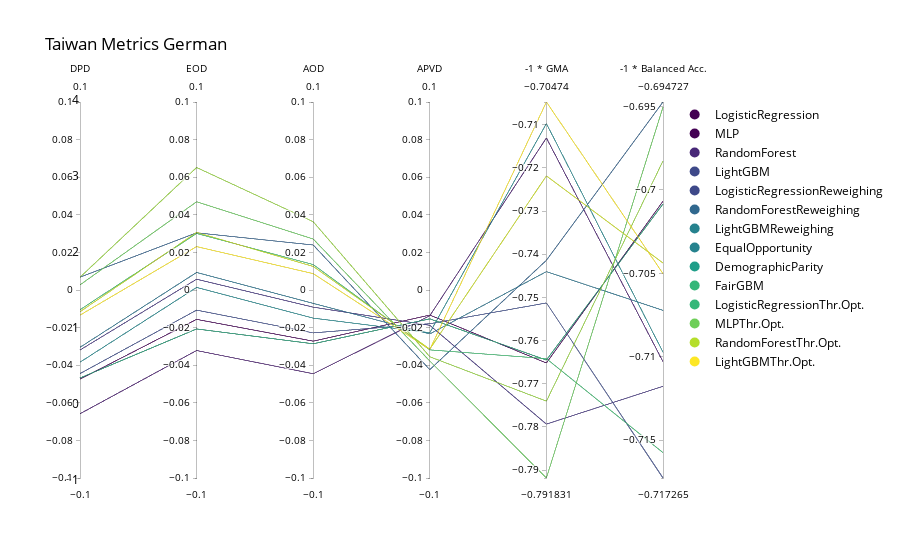

Write notebook code for a chart like this one.
### Code cell
# Mapping each model to a unique color
color_mapping = {model: idx for idx, model in enumerate(df_metrics_results_["index"].unique())}

# Adjust fairness metrics to be "the higher the better" and scale them to be between 0 and 100
#for col in ['DPD', 'EOD', 'AOD', 'APVD']:
#    df_metrics_results_[col] = (1 - np.abs(df_metrics_results_[col])) * 100

# Scale the performance metrics to be between 0 and 100
#df_metrics_results_['GMA'] *= 100
#df_latest_adjusted['balanced_accuracy'] *= 100

# Generate the required number of colors from the Viridis colorscale
num_colors = len(color_mapping)
#colors = px.colors.qualitative.Dark2
colors = px.colors.sequential.Viridis
manual_colors = [colors[i * (len(colors) - 1) // (num_colors - 1)] for i in range(num_colors)]                                                              
# Create the Advanced Parallel Coordinates Plot with adjusted data
fig = go.Figure(data=
    go.Parcoords(
        line=dict(color=df_metrics_results_['index'].map(color_mapping), showscale=False),
        dimensions=[
            dict(label='DPD', values=df_metrics_results_['DPD'], range=[-0.1, 0.1]),
            dict(label='EOD', values=df_metrics_results_['EOD'], range=[-0.1, 0.1]),
            dict(label='AOD', values=df_metrics_results_['AOD'], range=[-0.1, 0.1]),
            dict(label='APVD', values=df_metrics_results_['APVD'], range=[-0.1, 0.1]),
            dict(label='-1 * GMA', values= -df_metrics_results_['GMA']),#, range=[0, 100]),
            dict(label='-1 * Balanced Acc.', values= - df_metrics_results_['balanced_accuracy'])#, range=[65, 100])
        ]
    )
)

# Add models to the legend using the dummy scatter plot approach and specified manual colors
for idx, (model, color) in enumerate(color_mapping.items()):
    fig.add_trace(
        go.Scatter(x=[None], y=[None],
                   mode='markers',
                   marker=dict(size=10, color=manual_colors[idx]),
                   name=model,
                   showlegend=True)
    )

# remove grid from plot
fig.update_layout(
    plot_bgcolor='white',
    paper_bgcolor='white',
    font_color='black'
)

# remove xticks from plot
fig.update_xaxes(showticklabels=False)

# Update the layout and adjust the top margin
fig.update_layout(title='Taiwan Metrics German', margin=dict(t=100))

# Show the plot
fig.show()

# save fig
fig.write_image("results/taiwan_fairness_metrics.pdf")

### Figure 1 — Plotly figure (JSON) as saved in the notebook; plotly's stock layout.template omitted (floating-point values rounded to 4 significant figures)
{"data": [{"dimensions": [{"label": "DPD", "range": [-0.1, 0.1], "values": [-0.04742, -0.06582, -0.03193, -0.04447, 0.006829, -0.03047, -0.0384, -0.04682, -0.04682, -0.01047, 0.002715, 0.006781, -0.01155, -0.01338]}, {"label": "EOD", "range": [-0.1, 0.1], "values": [-0.01562, -0.03219, 0.005733, -0.0107, 0.03043, 0.009342, 0.001378, -0.02071, -0.02071, 0.03006, 0.04694, 0.06516, 0.03063, 0.02309]}, {"label": "AOD", "range": [-0.1, 0.1], "values": [-0.02721, -0.04455, -0.009129, -0.02281, 0.02394, -0.007118, -0.01495, -0.02861, -0.02861, 0.01354, 0.02712, 0.03633, 0.01253, 0.008715]}, {"label": "APVD", "range": [-0.1, 0.1], "values": [-0.01332, -0.01368, -0.01878, -0.01794, -0.04236, -0.02337, -0.02273, -0.01534, -0.01534, -0.03185, -0.03777, -0.03552, -0.03144, -0.03164]}, {"label": "-1 * GMA", "values": [-0.7652, -0.7131, -0.7793, -0.7513, -0.7414, -0.744, -0.7097, -0.7645, -0.7645, -0.7642, -0.7918, -0.774, -0.7219, -0.7047]}, {"label": "-1 * Balanced Acc.", "values": [-0.7007, -0.7103, -0.7118, -0.7173, -0.6947, -0.7072, -0.7097, -0.7008, -0.7008, -0.7157, -0.695, -0.6983, -0.7044, -0.705]}], "line": {"color": [0, 1, 2, 3, 4, 5, 6, 7, 8, 9, 10, 11, 12, 13], "showscale": false}, "type": "parcoords"}, {"marker": {"color": "#440154", "size": 10}, "mode": "markers", "name": "LogisticRegression", "showlegend": true, "type": "scatter", "x": [null], "y": [null]}, {"marker": {"color": "#440154", "size": 10}, "mode": "markers", "name": "MLP", "showlegend": true, "type": "scatter", "x": [null], "y": [null]}, {"marker": {"color": "#482878", "size": 10}, "mode": "markers", "name": "RandomForest", "showlegend": true, "type": "scatter", "x": [null], "y": [null]}, {"marker": {"color": "#3e4989", "size": 10}, "mode": "markers", "name": "LightGBM", "showlegend": true, "type": "scatter", "x": [null], "y": [null]}, {"marker": {"color": "#3e4989", "size": 10}, "mode": "markers", "name": "LogisticRegressionReweighing", "showlegend": true, "type": "scatter", "x": [null], "y": [null]}, {"marker": {"color": "#31688e", "size": 10}, "mode": "markers", "name": "RandomForestReweighing", "showlegend": true, "type": "scatter", "x": [null], "y": [null]}, {"marker": {"color": "#26828e", "size": 10}, "mode": "markers", "name": "LightGBMReweighing", "showlegend": true, "type": "scatter", "x": [null], "y": [null]}, {"marker": {"color": "#26828e", "size": 10}, "mode": "markers", "name": "EqualOpportunity", "showlegend": true, "type": "scatter", "x": [null], "y": [null]}, {"marker": {"color": "#1f9e89", "size": 10}, "mode": "markers", "name": "DemographicParity", "showlegend": true, "type": "scatter", "x": [null], "y": [null]}, {"marker": {"color": "#35b779", "size": 10}, "mode": "markers", "name": "FairGBM", "showlegend": true, "type": "scatter", "x": [null], "y": [null]}, {"marker": {"color": "#35b779", "size": 10}, "mode": "markers", "name": "LogisticRegressionThr.Opt.", "showlegend": true, "type": "scatter", "x": [null], "y": [null]}, {"marker": {"color": "#6ece58", "size": 10}, "mode": "markers", "name": "MLPThr.Opt.", "showlegend": true, "type": "scatter", "x": [null], "y": [null]}, {"marker": {"color": "#b5de2b", "size": 10}, "mode": "markers", "name": "RandomForestThr.Opt.", "showlegend": true, "type": "scatter", "x": [null], "y": [null]}, {"marker": {"color": "#fde725", "size": 10}, "mode": "markers", "name": "LightGBMThr.Opt.", "showlegend": true, "type": "scatter", "x": [null], "y": [null]}], "layout": {"font": {"color": "black"}, "margin": {"t": 100}, "paper_bgcolor": "white", "plot_bgcolor": "white", "title": {"text": "Taiwan Metrics German"}, "xaxis": {"showticklabels": false}}}
